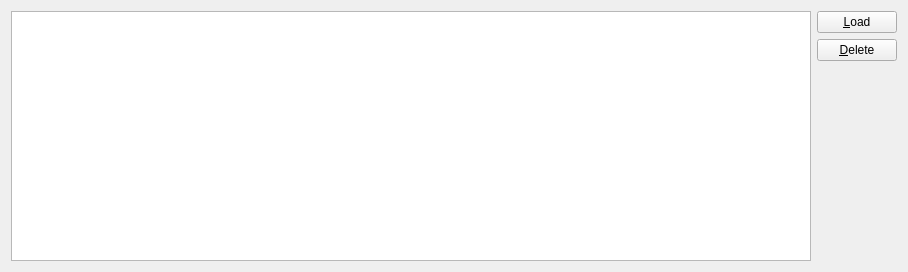
<?xml version="1.0" encoding="UTF-8"?>
<ui version="4.0">
 <class>LogbookWidget</class>
 <widget class="QWidget" name="LogbookWidget">
  <property name="geometry">
   <rect>
    <x>0</x>
    <y>0</y>
    <width>906</width>
    <height>268</height>
   </rect>
  </property>
  <property name="windowTitle">
   <string>Flight</string>
  </property>
  <layout class="QHBoxLayout" name="horizontalLayout">
   <property name="sizeConstraint">
    <enum>QLayout::SetMinimumSize</enum>
   </property>
   <item>
    <widget class="QTableWidget" name="logTableWidget">
     <property name="minimumSize">
      <size>
       <width>800</width>
       <height>250</height>
      </size>
     </property>
    </widget>
   </item>
   <item>
    <layout class="QVBoxLayout" name="verticalLayout">
     <property name="sizeConstraint">
      <enum>QLayout::SetMinimumSize</enum>
     </property>
     <item>
      <widget class="QPushButton" name="loadPushButton">
       <property name="text">
        <string>&amp;Load</string>
       </property>
      </widget>
     </item>
     <item>
      <widget class="QPushButton" name="deletePushButton">
       <property name="text">
        <string>&amp;Delete</string>
       </property>
      </widget>
     </item>
     <item>
      <spacer name="verticalSpacer">
       <property name="orientation">
        <enum>Qt::Vertical</enum>
       </property>
       <property name="sizeHint" stdset="0">
        <size>
         <width>20</width>
         <height>40</height>
        </size>
       </property>
      </spacer>
     </item>
    </layout>
   </item>
  </layout>
 </widget>
 <resources/>
 <connections/>
</ui>
